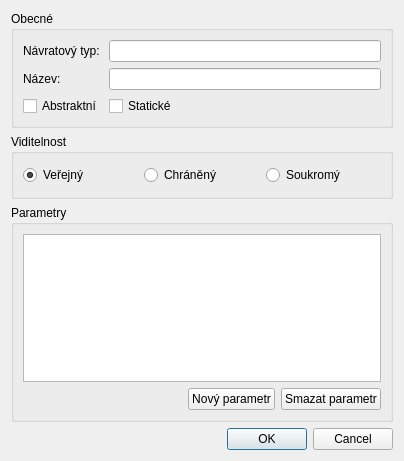
<?xml version="1.0" encoding="UTF-8"?>
<ui version="4.0">
 <class>OperationDialog</class>
 <widget class="QDialog" name="OperationDialog">
  <property name="geometry">
   <rect>
    <x>0</x>
    <y>0</y>
    <width>404</width>
    <height>461</height>
   </rect>
  </property>
  <property name="windowTitle">
   <string>Operace Vlastnosti</string>
  </property>
  <layout class="QGridLayout" name="gridLayout_3">
   <item row="0" column="0">
    <widget class="QGroupBox" name="groupBox">
     <property name="title">
      <string>Obecné</string>
     </property>
     <layout class="QGridLayout" name="gridLayout">
      <item row="0" column="0">
       <widget class="QLabel" name="label">
        <property name="text">
         <string>Návratový typ:</string>
        </property>
       </widget>
      </item>
      <item row="0" column="1">
       <widget class="QLineEdit" name="returnTypeEdit"/>
      </item>
      <item row="1" column="0">
       <widget class="QLabel" name="label_2">
        <property name="text">
         <string>Název:</string>
        </property>
       </widget>
      </item>
      <item row="1" column="1">
       <widget class="QLineEdit" name="nameEdit"/>
      </item>
      <item row="2" column="0">
       <widget class="QCheckBox" name="abstractCheckBox">
        <property name="text">
         <string>Abstraktní</string>
        </property>
       </widget>
      </item>
      <item row="2" column="1">
       <widget class="QCheckBox" name="staticCheckBox">
        <property name="text">
         <string>Statické</string>
        </property>
       </widget>
      </item>
     </layout>
    </widget>
   </item>
   <item row="1" column="0">
    <widget class="QGroupBox" name="visibilityGroupBox">
     <property name="sizePolicy">
      <sizepolicy hsizetype="Preferred" vsizetype="Preferred">
       <horstretch>0</horstretch>
       <verstretch>0</verstretch>
      </sizepolicy>
     </property>
     <property name="maximumSize">
      <size>
       <width>16777215</width>
       <height>16777215</height>
      </size>
     </property>
     <property name="title">
      <string>Viditelnost</string>
     </property>
     <layout class="QGridLayout" name="gridLayout_4">
      <item row="0" column="0">
       <layout class="QHBoxLayout" name="horizontalLayout">
        <item>
         <widget class="QRadioButton" name="visiPublicRadio">
          <property name="sizePolicy">
           <sizepolicy hsizetype="Preferred" vsizetype="Preferred">
            <horstretch>0</horstretch>
            <verstretch>0</verstretch>
           </sizepolicy>
          </property>
          <property name="minimumSize">
           <size>
            <width>0</width>
            <height>24</height>
           </size>
          </property>
          <property name="text">
           <string>Veřejný</string>
          </property>
          <property name="checked">
           <bool>true</bool>
          </property>
         </widget>
        </item>
        <item>
         <widget class="QRadioButton" name="visiProtectedRadio">
          <property name="sizePolicy">
           <sizepolicy hsizetype="Preferred" vsizetype="Preferred">
            <horstretch>0</horstretch>
            <verstretch>0</verstretch>
           </sizepolicy>
          </property>
          <property name="minimumSize">
           <size>
            <width>0</width>
            <height>24</height>
           </size>
          </property>
          <property name="text">
           <string>Chráněný</string>
          </property>
         </widget>
        </item>
        <item>
         <widget class="QRadioButton" name="visiPrivateRadio">
          <property name="sizePolicy">
           <sizepolicy hsizetype="Preferred" vsizetype="Preferred">
            <horstretch>0</horstretch>
            <verstretch>0</verstretch>
           </sizepolicy>
          </property>
          <property name="minimumSize">
           <size>
            <width>0</width>
            <height>24</height>
           </size>
          </property>
          <property name="text">
           <string>Soukromý</string>
          </property>
          <property name="checked">
           <bool>false</bool>
          </property>
         </widget>
        </item>
       </layout>
      </item>
     </layout>
    </widget>
   </item>
   <item row="2" column="0">
    <widget class="QGroupBox" name="groupBox_2">
     <property name="title">
      <string>Parametry</string>
     </property>
     <layout class="QGridLayout" name="gridLayout_2">
      <item row="1" column="3">
       <widget class="QPushButton" name="removeParamBtn">
        <property name="sizePolicy">
         <sizepolicy hsizetype="Minimum" vsizetype="Fixed">
          <horstretch>0</horstretch>
          <verstretch>0</verstretch>
         </sizepolicy>
        </property>
        <property name="text">
         <string>Smazat parametr</string>
        </property>
       </widget>
      </item>
      <item row="1" column="1">
       <spacer name="horizontalSpacer">
        <property name="orientation">
         <enum>Qt::Horizontal</enum>
        </property>
        <property name="sizeHint" stdset="0">
         <size>
          <width>40</width>
          <height>20</height>
         </size>
        </property>
       </spacer>
      </item>
      <item row="1" column="2">
       <widget class="QPushButton" name="newParamBtn">
        <property name="text">
         <string>Nový parametr</string>
        </property>
       </widget>
      </item>
      <item row="0" column="0" colspan="4">
       <widget class="QTableView" name="parameterView">
        <property name="selectionMode">
         <enum>QAbstractItemView::ExtendedSelection</enum>
        </property>
        <property name="selectionBehavior">
         <enum>QAbstractItemView::SelectRows</enum>
        </property>
        <property name="showGrid">
         <bool>false</bool>
        </property>
        <property name="gridStyle">
         <enum>Qt::SolidLine</enum>
        </property>
        <property name="cornerButtonEnabled">
         <bool>false</bool>
        </property>
        <attribute name="horizontalHeaderCascadingSectionResizes">
         <bool>true</bool>
        </attribute>
        <attribute name="horizontalHeaderStretchLastSection">
         <bool>true</bool>
        </attribute>
        <attribute name="verticalHeaderVisible">
         <bool>false</bool>
        </attribute>
       </widget>
      </item>
     </layout>
    </widget>
   </item>
   <item row="3" column="0">
    <widget class="QDialogButtonBox" name="buttonBox">
     <property name="orientation">
      <enum>Qt::Horizontal</enum>
     </property>
     <property name="standardButtons">
      <set>QDialogButtonBox::Cancel|QDialogButtonBox::Ok</set>
     </property>
    </widget>
   </item>
  </layout>
 </widget>
 <resources>
  <include location="../res.qrc"/>
 </resources>
 <connections>
  <connection>
   <sender>buttonBox</sender>
   <signal>accepted()</signal>
   <receiver>OperationDialog</receiver>
   <slot>accept()</slot>
   <hints>
    <hint type="sourcelabel">
     <x>248</x>
     <y>254</y>
    </hint>
    <hint type="destinationlabel">
     <x>157</x>
     <y>274</y>
    </hint>
   </hints>
  </connection>
  <connection>
   <sender>buttonBox</sender>
   <signal>rejected()</signal>
   <receiver>OperationDialog</receiver>
   <slot>reject()</slot>
   <hints>
    <hint type="sourcelabel">
     <x>316</x>
     <y>260</y>
    </hint>
    <hint type="destinationlabel">
     <x>286</x>
     <y>274</y>
    </hint>
   </hints>
  </connection>
 </connections>
</ui>
